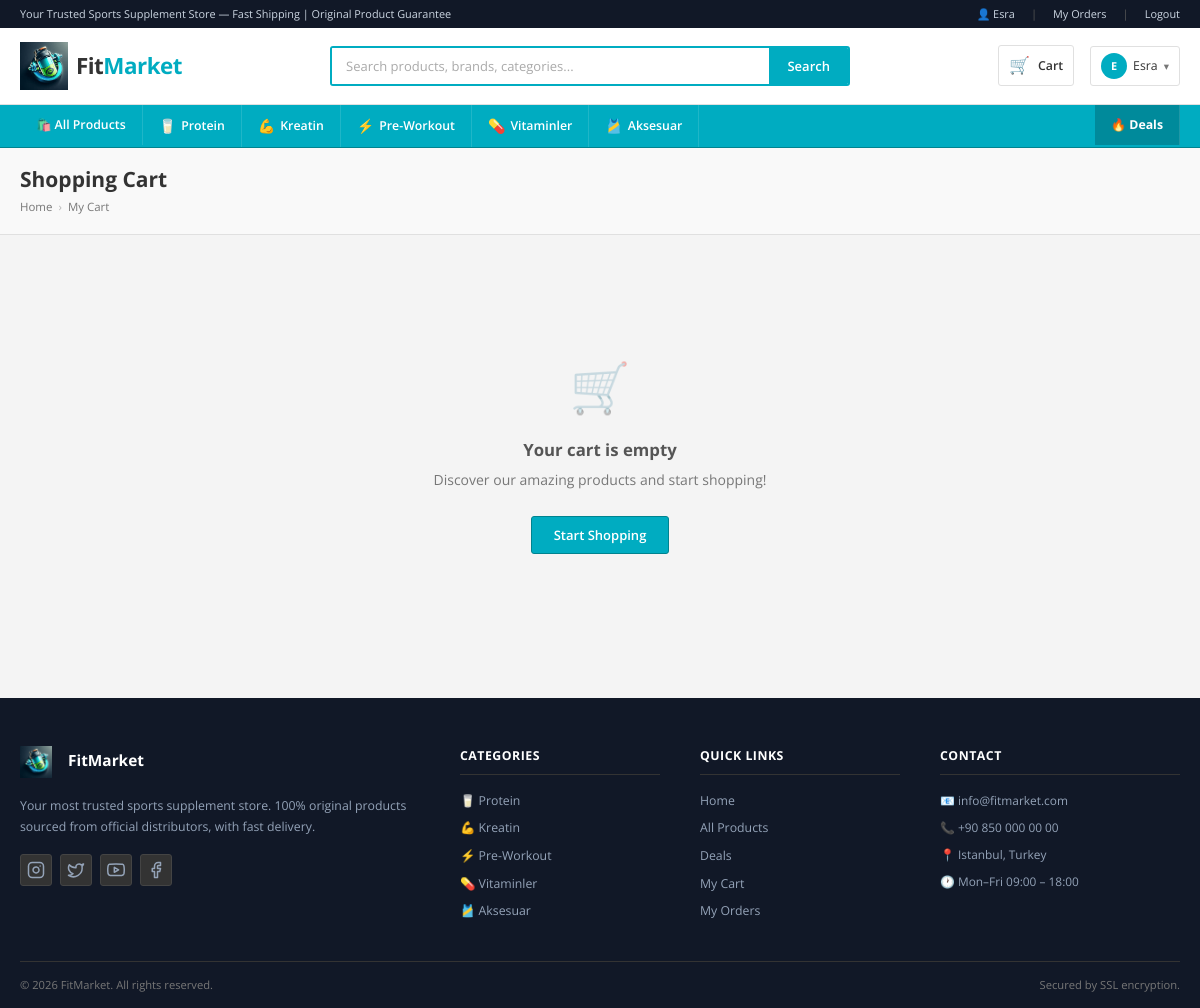
/cart/ (signed in), run on the app's committed database.
### app/models/user.py (models this page shows, shortened)
class User(UserMixin, db.Model):
    __tablename__ = 'users'
    id = db.Column(db.Integer, primary_key=True)
    username = db.Column(db.String(80), unique=True, nullable=False)
    email = db.Column(db.String(120), unique=True, nullable=False)
    password_hash = db.Column(db.String(256), nullable=False)
    first_name = db.Column(db.String(80))
    last_name = db.Column(db.String(80))
    phone = db.Column(db.String(20))
    address = db.Column(db.Text)
    is_admin = db.Column(db.Boolean, default=False)
    created_at = db.Column(db.DateTime, default=datetime.utcnow)
    orders = db.relationship('Order', backref='user', lazy='dynamic')
    cart_items = db.relationship('CartItem', backref='user', lazy='dynamic', cascade='all, delete-orphan')
    reviews = db.relationship('Review', backref='user', lazy='dynamic')

### app/models/product.py (models this page shows, shortened)
class Category(db.Model):
    __tablename__ = 'categories'
    id = db.Column(db.Integer, primary_key=True)
    name = db.Column(db.String(100), unique=True, nullable=False)
    slug = db.Column(db.String(100), unique=True, nullable=False)
    description = db.Column(db.Text)
    icon = db.Column(db.String(50), default='🏋️')
    products = db.relationship('Product', backref='category', lazy='dynamic')

### app/routes/cart.py (the view)
@cart_bp.route('/')
@login_required
def view_cart():
    items = db.session.execute(
        db.select(CartItem).filter_by(user_id=current_user.id)
    ).scalars().all()
    total = sum(item.subtotal for item in items)
    return render_template('cart/cart.html', items=items, total=total)

### app/templates/cart/cart.html (shortened to what this page needs)
{% extends "base.html" %}
{% block content %}
<div class="page-header">
  <div class="container">
    <h1>Shopping Cart</h1>
    <div class="breadcrumb">
      <a href="{{ url_for('main.index') }}">Home</a>
      <span class="breadcrumb-sep">›</span>
      <span>My Cart</span>
    </div>
  </div>
</div>
<div class="container section-sm">
  {% if items %}
  <div class="cart-layout">
    <div>
      <div class="card" style="overflow: hidden;">
        <div style="padding: 14px 20px; border-bottom: 1px solid var(--border); display:flex; justify-content:space-between; align-items:center;">
          <h3 style="font-size:1rem;">{{ items|length }} item{% if items|length != 1 %}s{% endif %}</h3>
          <form action="{{ url_for('cart.clear_cart') }}" method="post" style="margin:0;">
            <input type="hidden" name="csrf_token" value="{{ csrf_token() }}">
            <button type="submit" class="btn btn-outline btn-sm" style="border-color:var(--danger); color:var(--danger);" onclick="return confirm('Clear your entire cart?')">
              🗑️ Clear Cart
            </button>
          </form>
        </div>
        {% for item in items %}
        <div class="cart-item" id="cartItem{{ item.id }}">
          <div>
            {% if item.product.image_url %}
            <img src="{{ item.product.image_url }}" alt="{{ item.product.name }}" class="cart-item-img">
            {% else %}
            <div class="cart-item-img-placeholder">{{ item.product.category.icon }}</div>
            {% endif %}
          </div>
          <div>
            <div class="cart-item-name">{{ item.product.name }}</div>
            <div class="cart-item-brand">{{ item.product.brand }}</div>
            <div class="qty-selector" style="width: fit-content;">
              <form action="{{ url_for('cart.update_cart') }}" method="post" id="updateForm{{ item.id }}" style="display:contents;">
                <input type="hidden" name="csrf_token" value="{{ csrf_token() }}">
                <input type="hidden" name="item_id" value="{{ item.id }}">
                <button type="button" class="qty-btn" onclick="updateQty('{{ item.id }}', -1)">−</button>
                <input type="number" name="quantity" id="qty{{ item.id }}" class="qty-input" value="{{ item.quantity }}" min="1" max="{{ item.product.stock }}" onchange="submitUpdate('{{ item.id }}')">
                <button type="button" class="qty-btn" onclick="updateQty('{{ item.id }}', 1)">+</button>
              </form>
            </div>
          </div>
          <div style="text-align:right;">
            <div class="cart-item-price" id="itemPrice{{ item.id }}">{{ "%.2f"|format(item.subtotal) }}₺</div>
            <form action="{{ url_for('cart.remove_from_cart', item_id=item.id) }}" method="post" style="margin-top:8px;">
              <input type="hidden" name="csrf_token" value="{{ csrf_token() }}">
              <button type="submit" class="btn btn-sm" style="background:none; border:none; color:var(--danger); font-size:0.85rem; padding:4px 8px;">× Remove</button>
            </form>
          </div>
        </div>
        {% endfor %}
      </div>
      <div style="margin-top: 16px;">
        <a href="{{ url_for('products.list_products') }}" class="btn btn-outline">← Continue Shopping</a>
      </div>
    </div>
    <div>
      <div class="order-summary-card">
        <h3>Order Summary</h3>
        <div class="summary-row">
          <span>Subtotal</span>
          <span id="cartTotal">{{ "%.2f"|format(total) }}₺</span>
        </div>
        <div class="summary-row">
          <span>Shipping</span>
          <span style="color:var(--success);">{{ "Free" if total >= 500 else "29.90₺" }}</span>
        </div>
        {% if total < 500 %}
        <div class="free-shipping-banner">
          🚚 Add <strong>{{ "%.2f"|format(500 - total) }}₺</strong> more for <strong>free shipping</strong>!
        </div>
        {% else %}
        <div class="free-shipping-banner">
          🎉 Congratulations! You've earned free shipping.
        </div>
        {% endif %}
        <div class="summary-row total">
          <span>Total</span>
          <span class="amount">{{ "%.2f"|format(total + (0 if total >= 500 else 29.90)) }}₺</span>
        </div>
        <a href="{{ url_for('checkout.checkout') }}" class="btn btn-primary btn-lg btn-full" style="margin-top:16px;">
          Proceed to Checkout
        </a>
        <div style="text-align:center; margin-top:10px; font-size:0.8rem; color:var(--text-muted);">
          🔐 Secured by SSL encryption
        </div>
      </div>
    </div>
  </div>
  {% else %}
  <div class="empty-state">
    <div class="empty-icon">🛒</div>
    <h3>Your cart is empty</h3>
    <p>Discover our amazing products and start shopping!</p>
    <a href="{{ url_for('products.list_products') }}" class="btn btn-primary mt-3">Start Shopping</a>
  </div>
  {% endif %}
</div>
{% endblock %}

### app/templates/base.html (shortened to what this page needs)
<!DOCTYPE html>
<html lang="en">
<head>
  <link rel="stylesheet" href="{{ url_for('static', filename='css/main.css') }}">
  <link rel="stylesheet" href="{{ url_for('static', filename='css/components.css') }}">
  <link rel="stylesheet" href="{{ url_for('static', filename='css/pages.css') }}">
</head>
<body>
  <div class="topbar">
    <div class="container">
      <div class="topbar-inner">
        <div class="topbar-left">Your Trusted Sports Supplement Store — Fast Shipping | Original Product Guarantee</div>
        <div class="topbar-right">
          {% if current_user.is_authenticated %}
          <a href="{{ url_for('profile.profile') }}">👤 {{ current_user.first_name or current_user.username }}</a>
          <span class="topbar-sep">|</span>
          <a href="{{ url_for('profile.orders') }}">My Orders</a>
          <span class="topbar-sep">|</span>
          <a href="{{ url_for('auth.logout') }}">Logout</a>
          {% else %}
          <a href="{{ url_for('auth.login') }}">Sign In</a>
          <span class="topbar-sep">|</span>
          <a href="{{ url_for('auth.register') }}">Register</a>
          {% endif %}
        </div>
      </div>
    </div>
  </div>
  <header class="main-header">
    <div class="container">
      <div class="main-header-inner">
        <a href="{{ url_for('main.index') }}" class="navbar-brand">
          <img src="{{ url_for('static', filename='img/logo.png') }}"
            onerror="this.src='https://via.placeholder.com/40x40/0B1120/00E5FF?text=FM'" alt="FitMarket Logo"
            style="height: 48px; width: auto; object-fit: contain;">
          <div class="navbar-brand-text">Fit<span>Market</span></div>
        </a>
        <form action="{{ url_for('products.list_products') }}" method="get" class="header-search" id="searchForm">
          <input type="text" name="q" placeholder="Search products, brands, categories..."
            value="{{ request.args.get('q', '') }}" autocomplete="off">
          <button type="submit" class="header-search-btn">Search</button>
        </form>
        <div class="header-actions">
          <a href="{{ url_for('cart.view_cart') }}" class="header-cart-link" title="My Cart">
            <span class="header-cart-icon">🛒</span>
            <span class="header-cart-label">Cart</span>
          </a>
          {% if current_user.is_authenticated %}
          <div class="header-user-dropdown">
            <a href="#" class="header-user-btn">
              <div class="user-avatar">{{ (current_user.first_name or current_user.username)[0].upper() }}</div>
              <span>{{ current_user.first_name or current_user.username }}</span>
              <span style="color:var(--text-muted); font-size:0.75rem;">▾</span>
            </a>
          </div>
          {% else %}
          <a href="{{ url_for('auth.login') }}" class="btn btn-outline btn-sm">Sign In</a>
          <a href="{{ url_for('auth.register') }}" class="btn btn-primary btn-sm">Register</a>
          {% endif %}
        </div>
      </div>
    </div>
  </header>
  <nav class="category-navbar" id="categoryNav">
    <div class="container">
      <div class="category-nav-inner">
        <div class="cat-nav-item">
          <a href="{{ url_for('products.list_products') }}"
            class="cat-nav-link {% if request.endpoint == 'products.list_products' and not request.args.get('category') %}active{% endif %}">
            🛍️ All Products
          </a>
        </div>
        {% for cat in all_categories %}
        <div class="cat-nav-item">
          <a href="{{ url_for('products.list_products', category=cat.slug) }}"
            class="cat-nav-link {% if request.args.get('category') == cat.slug %}active{% endif %}">
            <span class="cat-icon">{{ cat.icon }}</span> {{ cat.name }}
          </a>
        </div>
        {% endfor %}
        <div class="cat-nav-item" style="margin-left:auto;">
          <a href="{{ url_for('products.list_products', sort='price_asc') }}" class="cat-nav-link"
            style="background:rgba(0,0,0,0.2); font-weight:700;">
            🔥 Deals
          </a>
        </div>
      </div>
    </div>
  </nav>
  <main>
    {% block content %}{% endblock %}
  </main>
  <footer class="footer">
    <div class="container">
      <div class="footer-grid">
        <div>
          <a href="{{ url_for('main.index') }}" class="footer-logo">
            <img src="{{ url_for('static', filename='img/logo.png') }}"
              onerror="this.src='https://via.placeholder.com/32x32/0B1120/00E5FF?text=FM'" alt="FitMarket Logo"
              style="height: 32px; width: auto; margin-right: 8px; object-fit: contain;">
            <span class="footer-logo-text">FitMarket</span>
          </a>
          <p class="footer-brand-desc">Your most trusted sports supplement store. 100% original products sourced from
            official distributors, with fast delivery.</p>
          <div class="social-links">
            <a href="https://www.instagram.com" target="_blank" rel="noopener noreferrer" class="social-link" title="Instagram">
            </a>
            <a href="https://twitter.com" target="_blank" rel="noopener noreferrer" class="social-link" title="Twitter">
              <svg width="18" height="18" viewBox="0 0 24 24" fill="none" stroke="currentColor" stroke-width="2" stroke-linecap="round" stroke-linejoin="round"><path d="M22 4s-.7 2.1-2 3.4c1.6 10-9.4 17.3-18 11.6 2.2.1 4.4-.6 6-2C3 15.5.5 9.6 3 5c2.2 2.6 5.6 4.1 9 4-.9-4.2 4-6.6 7-3.8 1.1 0 3-1.2 3-1.2z"></path></svg>
            </a>
            <a href="https://www.youtube.com" target="_blank" rel="noopener noreferrer" class="social-link" title="YouTube">
            </a>
            <a href="https://www.facebook.com" target="_blank" rel="noopener noreferrer" class="social-link" title="Facebook">
              <svg width="18" height="18" viewBox="0 0 24 24" fill="none" stroke="currentColor" stroke-width="2" stroke-linecap="round" stroke-linejoin="round"><path d="M18 2h-3a5 5 0 0 0-5 5v3H7v4h3v8h4v-8h3l1-4h-4V7a1 1 0 0 1 1-1h3z"></path></svg>
            </a>
          </div>
        </div>
        <div>
          <p class="footer-title">Categories</p>
          <div class="footer-links">
            {% for cat in all_categories %}
            <a href="{{ url_for('products.list_products', category=cat.slug) }}">{{ cat.icon }} {{ cat.name }}</a>
            {% endfor %}
          </div>
        </div>
        <div>
          <p class="footer-title">Quick Links</p>
          <div class="footer-links">
            <a href="{{ url_for('main.index') }}">Home</a>
            <a href="{{ url_for('products.list_products') }}">All Products</a>
            <a href="{{ url_for('products.list_products', sort='price_asc') }}">Deals</a>
            <a href="{{ url_for('cart.view_cart') }}">My Cart</a>
            {% if current_user.is_authenticated %}
            <a href="{{ url_for('profile.orders') }}">My Orders</a>
            {% else %}
            <a href="{{ url_for('auth.login') }}">Sign In</a>
            <a href="{{ url_for('auth.register') }}">Register</a>
            {% endif %}
          </div>
        </div>
        <div>
          <p class="footer-title">Contact</p>
          <div class="footer-contact-line">📧 info@fitmarket.com</div>
          <div class="footer-contact-line">📞 +90 850 000 00 00</div>
          <div class="footer-contact-line">📍 Istanbul, Turkey</div>
          <div class="footer-contact-line">🕐 Mon–Fri 09:00 – 18:00</div>
        </div>
      </div>
      <div class="footer-bottom">
        <span>© 2026 FitMarket. All rights reserved.</span>
        <span>Secured by SSL encryption.</span>
      </div>
    </div>
  </footer>
</body>
</html>

### data on the page
User: first_name "Esra", first_name "E"
Category: icon "🥛", name "Protein"
Category: icon "💪", name "Kreatin"
Category: icon "⚡", name "Pre-Workout"
Category: icon "💊", name "Vitaminler"
Category: icon "🎽", name "Aksesuar"
